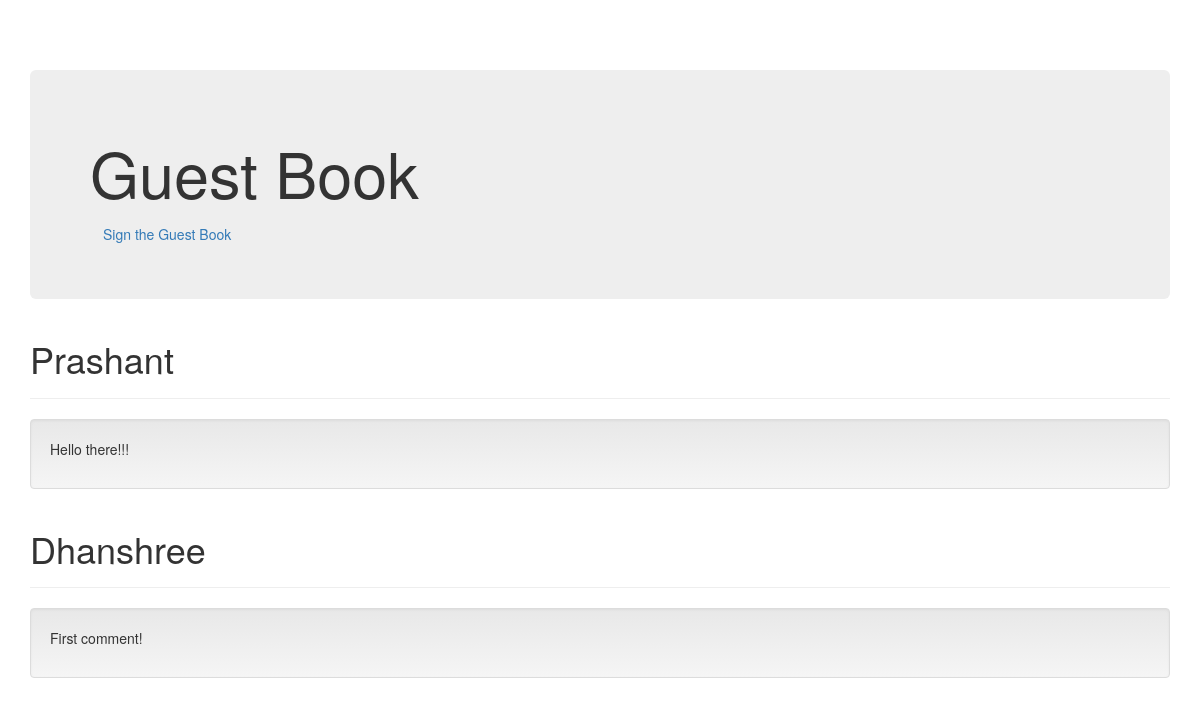
/guestbook/, run on an earlier commit of the app's database.
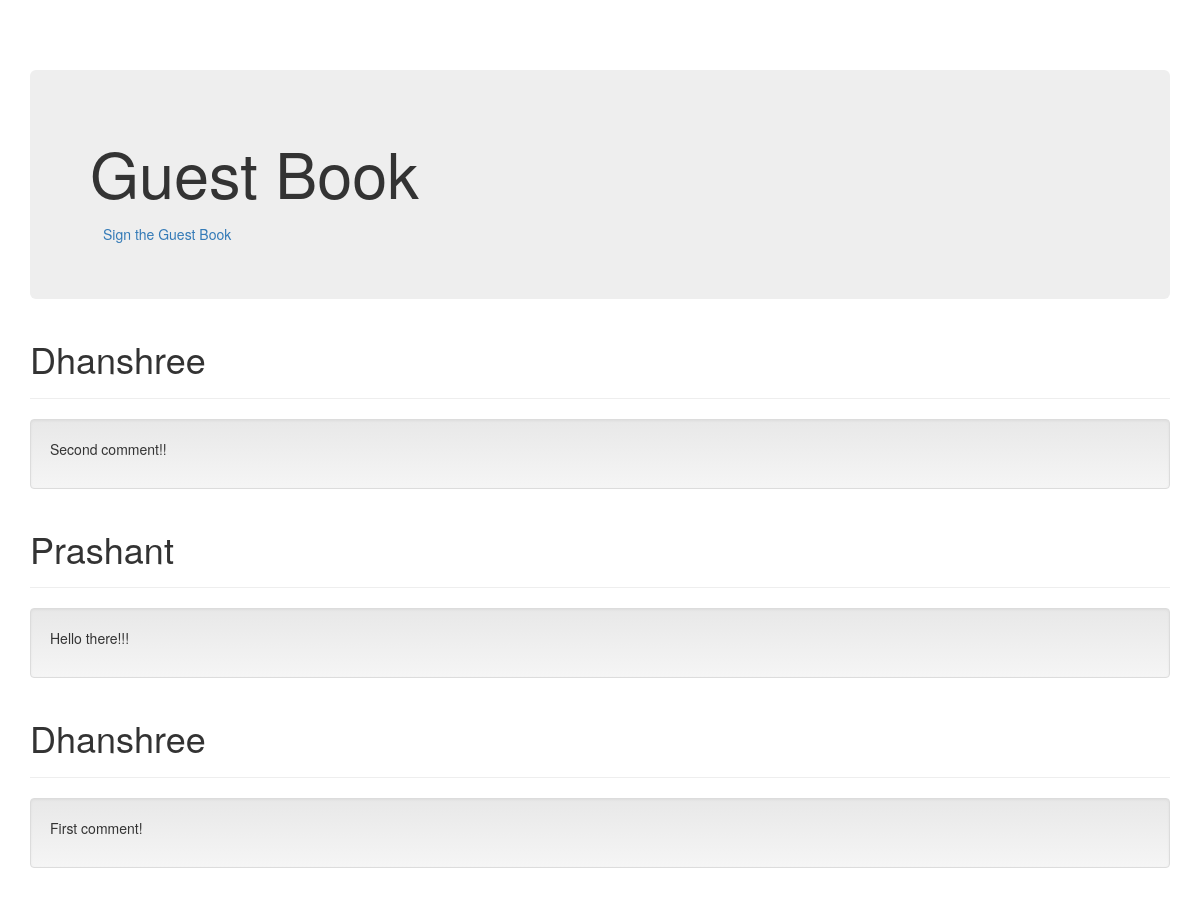
And on a later commit of the database.
### guestbook_app/models.py (models this page shows, shortened)
class Comment(models.Model):
    name = models.CharField(max_length=20)
    comment = models.TextField()
    date_added = models.DateTimeField(default=timezone.now)

### guestbook_app/views.py (the view)
def index(request):
    comments = Comment.objects.order_by('-date_added')
    context = {'comments': comments}
    return render(request, 'guestbook_app/index.html', context)

### guestbook_app/templates/guestbook_app/index.html (shortened to what this page needs)
{% load static %}
<!DOCTYPE html>
<html lang="en" dir="ltr">
  <head>
    <link href="{% static 'guestbook_app/bootstrap.min.css' %}" rel="stylesheet">
    <link href="{% static 'guestbook_app/bootstrap-theme.min.css' %}" rel="stylesheet">
    <link href="{% static 'guestbook_app/theme.css' %}" rel="stylesheet">
  </head>
  <body>
    <div class="container theme-showcase" role="main">
      <div class="jumbotron">
        <h1>Guest Book</h1>
        <a type="button" class="btn btn-link" href="{% url 'sign' %}">Sign the Guest Book</a>
      </div>
      {% for c in comments %}
      <div class="page-header">
        <h1>{{ c.name }}</h1>
      </div>
      <div class="well">
        <p>{{ c.comment }}</p>
      </div>
      {% endfor %}
    </div>
  </body>
</html>

### guestbook_app/static/guestbook_app/theme.css (style rules this page uses)
body { padding-top: 70px; padding-bottom: 30px; }

What changed in the data, as far as the page shows it:
added Comment: name "Dhanshree", comment "Second comment!!"
